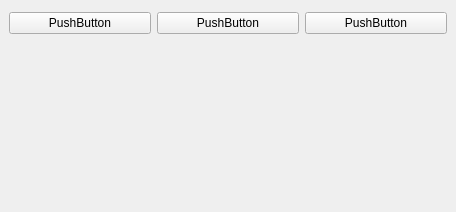
<?xml version="1.0" encoding="UTF-8"?>
<ui version="4.0">
 <class>MainWindow</class>
 <widget class="QMainWindow" name="MainWindow">
  <property name="geometry">
   <rect>
    <x>0</x>
    <y>0</y>
    <width>456</width>
    <height>212</height>
   </rect>
  </property>
  <property name="windowTitle">
   <string>MainWindow</string>
  </property>
  <widget class="QWidget" name="centralwidget">
   <layout class="QVBoxLayout" name="verticalLayout">
    <property name="topMargin">
     <number>12</number>
    </property>
    <item>
     <layout class="QHBoxLayout" name="horizontalLayout">
      <property name="topMargin">
       <number>0</number>
      </property>
      <item>
       <widget class="QPushButton" name="pushButton">
        <property name="text">
         <string>PushButton</string>
        </property>
       </widget>
      </item>
      <item>
       <widget class="QPushButton" name="pushButton_2">
        <property name="text">
         <string>PushButton</string>
        </property>
       </widget>
      </item>
      <item>
       <widget class="QPushButton" name="pushButton_3">
        <property name="text">
         <string>PushButton</string>
        </property>
       </widget>
      </item>
     </layout>
    </item>
    <item>
     <spacer name="verticalSpacer">
      <property name="orientation">
       <enum>Qt::Vertical</enum>
      </property>
      <property name="sizeHint" stdset="0">
       <size>
        <width>20</width>
        <height>156</height>
       </size>
      </property>
     </spacer>
    </item>
   </layout>
  </widget>
 </widget>
 <resources/>
 <connections/>
</ui>
